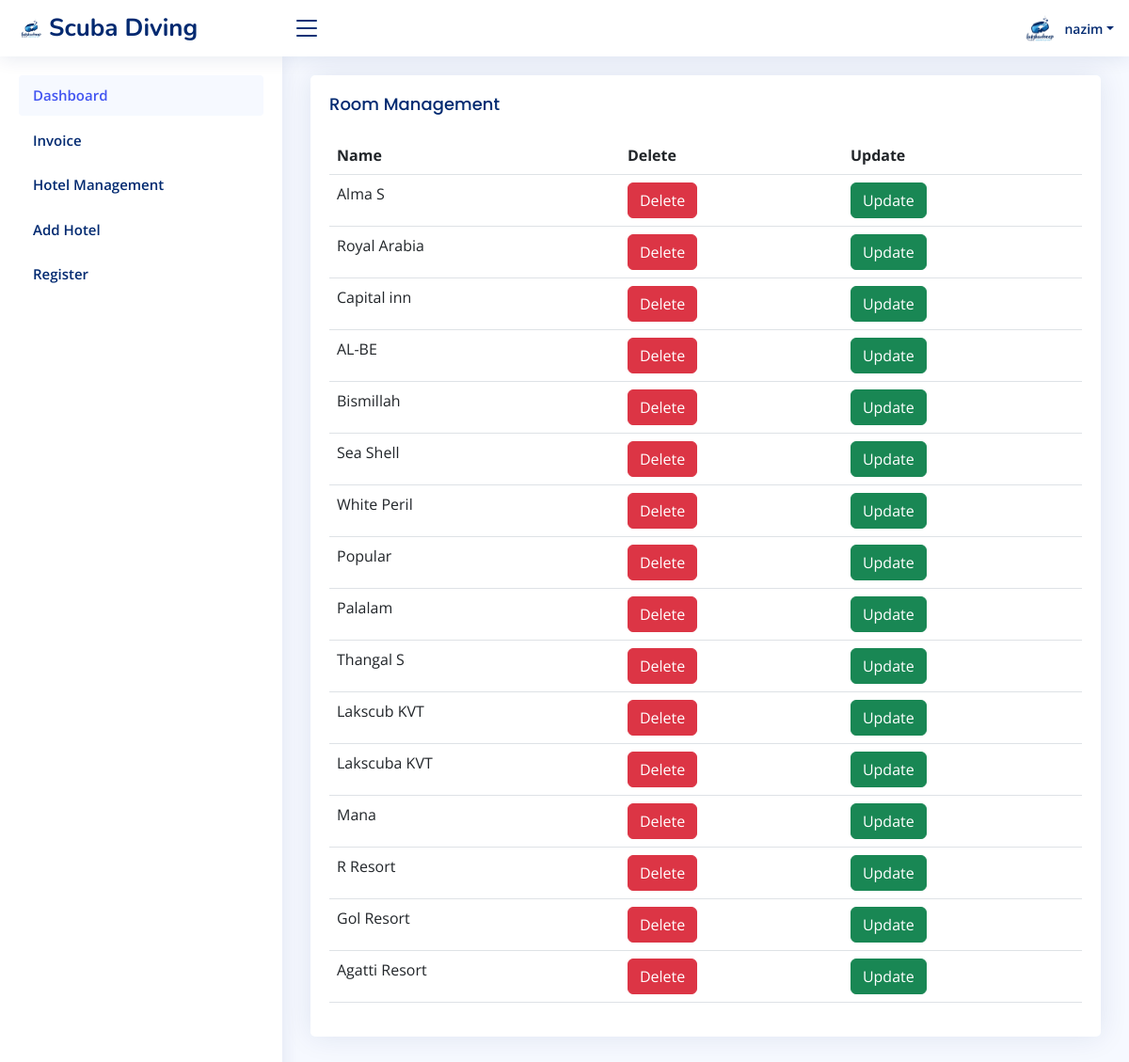
Screenshot of /dashboard/room_rdu (signed in) with the database file from the repository.
### applicantform/models.py (models this page shows, shortened)
class HotelManage(models.Model):
    hotelname = models.CharField(max_length=100)

### dashboard/views.py (the view)
# urls.py: path('room_rdu',views.room_rdu,name='room_rdu'),
def room_rdu(request):
    room_details = HotelManage.objects.all()
    return render(request,'room/room_rdu.html',{'room_details':room_details})

### dashboard/templates/room/room_rdu.html (shortened to what this page needs)
{% extends 'adminbase.html' %}
{% load static  %}
{% block content %}
<main id="main" class="main">
    <div class="card">
        <div class="card-body">
            <h5 class="card-title">Room Management</h5>
            <table class="table">
                <thead>
                    <tr>
                        <th scope="col">Name</th>
                        <th scope="col">Delete</th>
                        <th scope="col">Update</th>
                    </tr>
                </thead>
                <tbody>
                    {% for i in room_details %}
                    <tr>
                        <td>{{ i.hotelname }}</td>
                        <td><a type="button" class="btn btn-danger" data-toggle="modal" data-target="#exampleModal">Delete</a></td>
                        <td><a href="{% url 'room_update' i.id %}" type="button" class="btn btn-success">Update</a></td>
                    </tr>
                    {% endfor %}
                </tbody>
            </table>
        </div>
    </div>
</main>
{% endblock %}

### templates/adminbase.html (shortened to what this page needs)
{% load static %}
<!DOCTYPE html>
<html lang="en">
<head>
  <link href="{% static 'assets/vendor/bootstrap/css/bootstrap.min.css' %}" rel="stylesheet">
  <link href="{% static 'assets/vendor/bootstrap-icons/bootstrap-icons.css' %}" rel="stylesheet">
  <link href="{% static 'assets/css/style.css' %}" rel="stylesheet">
  <link rel="stylesheet" href="https://unicons.iconscout.com/release/v4.0.0/css/line.css" />
</head>
<body>
<header id="header" class="header fixed-top d-flex align-items-center">
    <div class="d-flex align-items-center justify-content-between">
        <a href="{% url 'dashboard' %}" class="logo d-flex align-items-center">
            <img src="{% static 'img/navlogo.jpg' %}" alt="">
            <span class="d-none d-lg-block">Scuba Diving</span>
        </a>
        <i class="bi bi-list toggle-sidebar-btn"></i>
    </div>
    <nav class="header-nav ms-auto">
        <ul class="d-flex align-items-center">
            <li class="nav-item dropdown pe-3">
                <a class="nav-link nav-profile d-flex align-items-center pe-0" href="error.html" data-bs-toggle="dropdown">
                    <img src="{% static 'img/navlogo.jpg' %}" alt="Profile" class="rounded-circle">
                    <span class="d-none d-md-block dropdown-toggle ps-2">{{user}}</span>
                </a>
            </li>
        </ul>
    </nav>
</header>
<aside id="sidebar" class="sidebar">
    <ul class="sidebar-nav" id="sidebar-nav">
        <li class="nav-item">
            <a class="nav-link " href="{% url 'dashboard' %}">
                <span>Dashboard</span>
            </a>
        </li>
        <li class="nav-item">
            <a class="nav-link collapsed" href="{% url 'leader_all_data' %}">
                <span>Invoice</span>
            </a>
        </li>
        <li class="nav-item">
            <a class="nav-link collapsed" href="{% url 'room_rdu' %}">
                <span>Hotel Management</span>
            </a>
        </li>
        <li class="nav-item">
            <a class="nav-link collapsed" href="{% url 'room_c' %}">
                <span>Add Hotel</span>
            </a>
        </li>
        <li class="nav-item">
            <a class="nav-link collapsed" href="{% url 'register' %}">
               <span>Register</span>
            </a>
        </li>
    </ul>
</aside>
{% block content %}   {% endblock %}
<body>
</body>
</html>

### static/assets/css/style.css (style rules this page uses)
:root { scroll-behavior: smooth; }
body { font-family: "Open Sans", sans-serif; background: #f6f9ff; color: #444444; }
a { color: #4154f1; text-decoration: none; }
h1, h2, h3, h4, h5, h6 { font-family: "Nunito", sans-serif; }
#main { margin-top: 60px; padding: 20px 30px; transition: all 0.3s; }
.card { margin-bottom: 30px; border: none; border-radius: 5px; box-shadow: 0px 0 30px rgba(1, 41, 112, 0.1); }
.card-title { padding: 20px 0 15px 0; font-size: 18px; font-weight: 500; color: #012970; font-family: "Poppins", sans-serif; }
.card-body { padding: 0 20px 20px 20px; }
.logo { line-height: 1; }
@media (min-width: 1200px) { .logo { width: 280px; } }
.logo img { max-height: 26px; margin-right: 6px; }
.logo span { font-size: 26px; font-weight: 700; color: #012970; font-family: "Nunito", sans-serif; }
.header { transition: all 0.5s; z-index: 997; height: 60px; box-shadow: 0px 2px 20px rgba(1, 41, 112, 0.1); background-color: #fff; padding-left: 20px; }
.header .toggle-sidebar-btn { font-size: 32px; padding-left: 10px; cursor: pointer; color: #012970; }
.header-nav ul { list-style: none; }
.header-nav>ul { margin: 0; padding: 0; }
.header-nav .nav-profile { color: #012970; }
.header-nav .nav-profile img { max-height: 36px; }
.header-nav .nav-profile span { font-size: 14px; font-weight: 600; }
.sidebar { position: fixed; top: 60px; left: 0; bottom: 0; width: 300px; z-index: 996; transition: all 0.3s; padding: 20px; overflow-y: auto; scrollbar-width: thin; scrollbar-color: #aab7cf transparent; box-shadow: 0px 0px 20px rgba(1, 41, 112, 0.1); background-color: #fff; }
@media (min-width: 1200px) { #main, #footer { margin-left: 300px; } }
.sidebar-nav { padding: 0; margin: 0; list-style: none; }
.sidebar-nav li { padding: 0; margin: 0; list-style: none; }
.sidebar-nav .nav-item { margin-bottom: 5px; }
.sidebar-nav .nav-link { display: flex; align-items: center; font-size: 15px; font-weight: 600; color: #4154f1; transition: 0.3; background: #f6f9ff; padding: 10px 15px; border-radius: 4px; }
.sidebar-nav .nav-link.collapsed { color: #012970; background: #fff; }

### rows the page displays
HotelManage: hotelname "Alma S"
HotelManage: hotelname "Royal Arabia"
HotelManage: hotelname "Capital inn"
HotelManage: hotelname "AL-BE"
HotelManage: hotelname "Bismillah"
HotelManage: hotelname "Sea Shell"
HotelManage: hotelname "White Peril"
HotelManage: hotelname "Popular"
HotelManage: hotelname "Palalam"
HotelManage: hotelname "Thangal S"
HotelManage: hotelname "Lakscub KVT"
HotelManage: hotelname "Lakscuba KVT"
HotelManage: hotelname "Mana"
HotelManage: hotelname "R Resort"
HotelManage: hotelname "Gol Resort"
HotelManage: hotelname "Agatti Resort"

### other values shown
{{ user }} "nazim"
